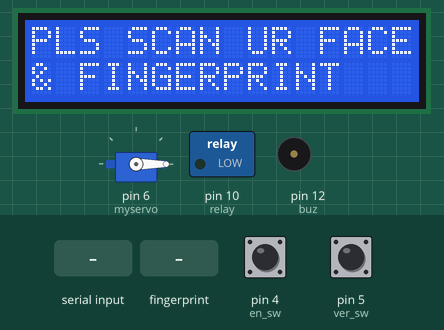
Bench run of a sketch on a simulated Arduino Uno, built with avr-gcc and run on an emulated ATmega328P. Shown: servo, 16×2 character LCD, switched loads named in the sketch (green lamp = pin HIGH), buzzer (waves = sounding, pin HIGH). Inputs (shaded band) come from the test bench; at power-on: pin 5 (ver_sw) HIGH, pin 4 (en_sw) HIGH. What the sketch prints to the serial monitor is not drawn.

Above: at 7.9 s.
8.0 s: "90,45\n" received over Serial
At 10.2 s:
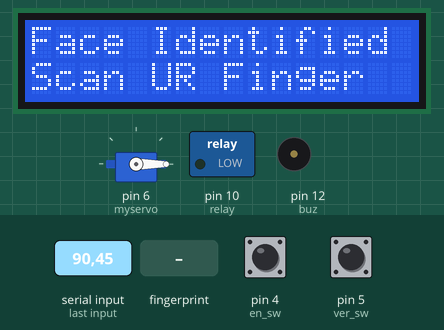
10.5 s: pin 5 (ver_sw) pulled LOW for 0.15 s
At 11.7 s:
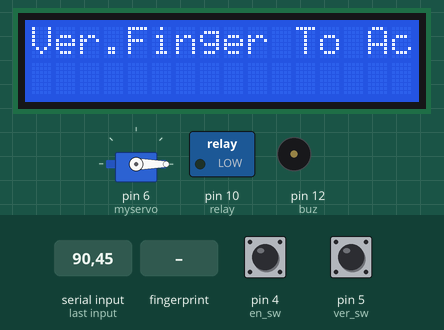
13.6 s: pin 4 (en_sw) pulled LOW for 3.2 s
At 15.5 s:
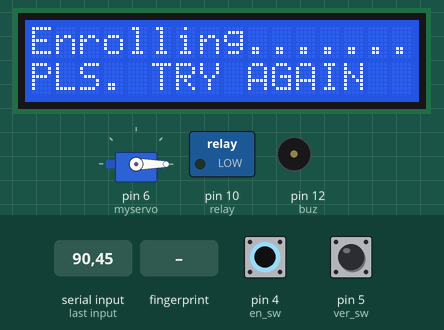
18.3 s: finger stored as number 1 placed on the sensor
At 19.3 s:
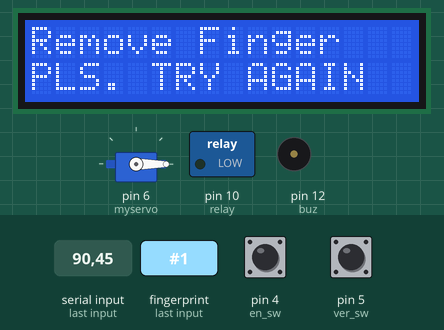
21.3 s: finger stored as number 1 placed on the sensor
At 24.2 s:
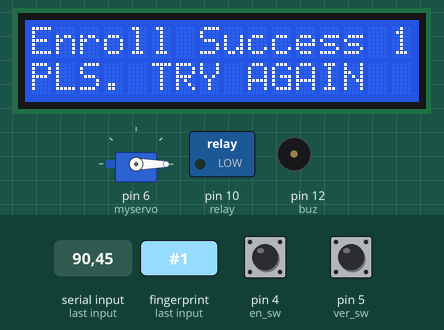
24.3 s: pin 4 (en_sw) pulled LOW for 3.2 s
At 27.8 s:
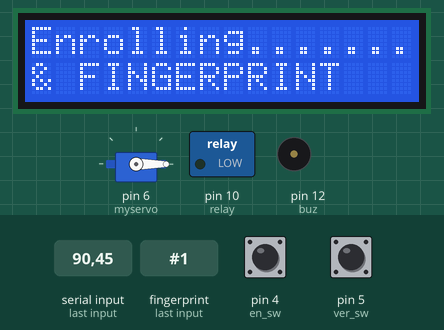
Timing chart, 0 to 29.3 s (numbered marks = the images above; inputs shaded):
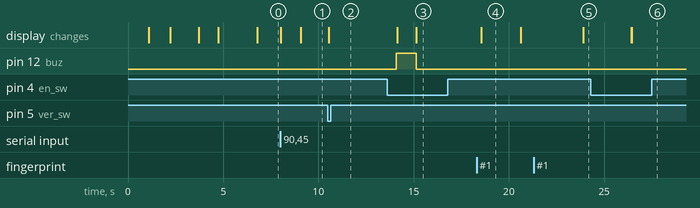

The sketch:

Arduino_Nano.ino
```cpp
//http://portablecamera.local/

#include <Servo.h>
Servo myservo;
int pos = 0, pos_set = 100;
#include <Adafruit_Fingerprint.h>
#include <SoftwareSerial.h>
SoftwareSerial mySerial(3, 2);
#include <Wire.h>
#include <LiquidCrystal_I2C.h>
LiquidCrystal_I2C lcd(0x27, 16, 2);  //3f
unsigned char i = 0;
String MSG = "", Receive_MSG = "", in_str = "", fids = "";
char fid;
#define en_sw 4
#define ver_sw 5
#define buz 12
#define relay 10
Adafruit_Fingerprint finger = Adafruit_Fingerprint(&mySerial);
bool ch_status = false;
int e, v, flag1 = 0, flag2 = 0;
uint8_t id = 0;
int getFingerprintIDez();
int p = -1, fp_scan = 0;


void setup() {
  myservo.attach(6);
  myservo.write(pos);

  pinMode(en_sw, INPUT_PULLUP);
  pinMode(ver_sw, INPUT_PULLUP);
  pinMode(buz, OUTPUT);
  pinMode(relay, OUTPUT);
  Serial.begin(115200);
  lcd.init();
  lcd.backlight();
  lcd.setCursor(4, 0);
  lcd.print(F("WELCOME"));
  lcd.setCursor(0, 1);
  lcd.print(F(" .............. "));
  delay(1000);
  lcd.clear();

  while (!Serial)
    ;
  delay(100);
  Serial.println(F("\n\nAdafruit Fingerprint sensor enrollment & Verify"));
  finger.begin(57600);

  if (finger.verifyPassword()) {
    Serial.println(F("Found fingerprint sensor!"));
    lcd.setCursor(0, 0);
    lcd.print(F("FOUND FP SENSOR "));
    delay(1500);

  } else {
    Serial.println(F("Did not find fingerprint sensor :("));
    lcd.setCursor(0, 0);
    lcd.print(F("FP NOT FOUND  "));
    while (1) { delay(1); }
  }
  if (Serial.available()) {
    fids = Serial.readString();

    if (fids = "WiFi connected") {
      Serial.println("WIFI Connected");
      lcd.clear();
      lcd.setCursor(0, 0);
      lcd.print(F("WiFi Connected"));
      delay(1000);
    }
  }
  lcd.clear();
  delay(1000);
  lcd.setCursor(0, 0);
  lcd.print(F("BIOMETRIC LOCK &"));
  lcd.setCursor(0, 1);
  lcd.print(F("UNLOCK SYSTEM   "));

  lcd_msg();
}

void lcd_msg() {
  flag2 = 0;
  delay(2000);
  lcd.clear();
  lcd.setCursor(0, 0);
  lcd.print(F("PLS SCAN UR FACE"));
  lcd.setCursor(0, 1);
  lcd.print(F("& FINGERPRINT   "));
}

uint8_t readnumber(void) {
  uint8_t num = 0;

  while (num == 0) {
    while (!Serial.available())
      ;
    num = Serial.parseInt();
  }
  return num;
}

void open_close() {
  for (pos = 0; pos <= 100; pos += 1) {
    myservo.write(pos);
    digitalWrite(relay, LOW);
    delay(15);
  }
  delay(2000);
  lcd.setCursor(0, 1);
  lcd.print(F("GATE: OPEN        "));
  delay(500);
  for (pos = 100; pos >= 0; pos -= 1) {
    myservo.write(pos);
    delay(15);
  }
  delay(2000);
  lcd.setCursor(0, 1);
  lcd.print(F("GATE: CLOSE       "));
  flag1 = 0;
  fid = 'z';
  lcd_msg();
  flag2 = 0;
  digitalWrite(relay, HIGH);
}

void loop() {
  e = digitalRead(en_sw);
  v = digitalRead(ver_sw);

  if (e == 0) {
    if (ch_status == false) {
      id++;

      lcd.setCursor(0, 0);
      lcd.print(F("Enrolling......."));
      Serial.print(F("Enrolling ID #"));
      Serial.println(id);
      while (p == -1) {
        p = getFingerprintEnroll();
      }
      ch_status = true;
      p = -1;
    } else {
      ch_status = false;
      p = -1;
    }
  }

  fid;
  if (Serial.available()) {
    fid = Serial.read();
  }
  if (fid == '0' || fid == '1' || fid == '2' || fid == '3' || fid == '4' || fid == '5') {
    Serial.print("Face Identified");
    Serial.println(fid);
    lcd.setCursor(0, 0);
    lcd.print(F("Face Identified "));
    lcd.setCursor(0, 1);
    lcd.print(F("Scan UR Finger  "));
    flag1 = 1;
  } else if (fid == '9') {
    Serial.print("Unknown Face Identified");
    Serial.println(fid);
    lcd.setCursor(0, 0);
    lcd.print(F("Unknown Face    "));
    lcd.setCursor(0, 1);
    lcd.print(F("Identified      "));
    delay(1000);
  }

  if (flag1 == 1 && v == 0) {
    if (flag2 < 3) {
      lcd.setCursor(0, 0);
      lcd.print(F("Ver.Finger To Acc"));
      lcd.setCursor(0, 1);
      lcd.print(F("                   "));
      delay(2000);
      finger.getTemplateCount();
      Serial.print(F("Sensor contains "));
      Serial.print(finger.templateCount);
      Serial.println(F(" templates"));
      Serial.println(F("Waiting for valid finger..."));
      int ID;
      ID = getFingerprintIDez();
      delay(1500);

      if (ID == 1) {
        Serial.println(F("Match Found With ID 1"));
        digitalWrite(buz, 0);
        lcd.setCursor(0, 1);
        lcd.print(F("FP MATCHED USER1  "));
        open_close();
      } else if (ID == 2) {
        Serial.println(F("Match Found With ID 2"));
        digitalWrite(buz, 0);
        lcd.setCursor(0, 1);
        lcd.print(F("FP MATCHED USER2  "));
        open_close();
      } else if (ID == 3) {
        Serial.println(F("Match Found With ID 3"));
        digitalWrite(buz, 0);
        lcd.setCursor(0, 1);
        lcd.print(F("FP MATCHED USER3   "));
        open_close();
      } else if (ID == 4) {
        Serial.println(F("Match Found With ID 4"));
        digitalWrite(buz, 0);
        lcd.setCursor(0, 1);
        lcd.print(F("FP MATCHED USER4   "));
        open_close();
      } else if (ID == 5) {
        Serial.println(F("Match Found With ID 5"));
        digitalWrite(buz, 0);
        lcd.setCursor(0, 1);
        lcd.print(F("FP MATCHED USER5   "));
        open_close();
      } else if (ID == 6) {
        Serial.println(F("Match Found With ID 6"));
        digitalWrite(buz, 0);
        lcd.setCursor(0, 1);
        lcd.print(F("FP MATCHED USER6   "));
        open_close();
      } else {
        flag2++;
        Serial.println(F("Match Not Found"));
        digitalWrite(buz, 1);

        lcd.setCursor(0, 0);
        lcd.print(F("MATCH NOT FOUND  "));
        lcd.setCursor(0, 1);
        lcd.print(F("PLS. TRY AGAIN   "));
        delay(1000);
        digitalWrite(buz, 0);
      }

      if (flag2 == 3) {
        Serial.println("Exceed Limit   ");
        fid = 'z';
        lcd.setCursor(0, 0);
        lcd.print(F("Exceed FPrint   "));
        lcd.setCursor(0, 1);
        lcd.print(F("Scan Limit      "));
        lcd_msg();
      }
    }
  }
}


uint8_t getFingerprintEnroll() {


  Serial.print(F("Waiting for valid finger to enroll as #"));
  Serial.println(id);
  while (p != FINGERPRINT_OK) {
    p = finger.getImage();
    switch (p) {
      case FINGERPRINT_OK:
        Serial.println(F("Image taken"));
        break;
      case FINGERPRINT_NOFINGER:
        Serial.println(F("."));
        break;
      case FINGERPRINT_PACKETRECIEVEERR:
        Serial.println(F("Communication error"));
        break;
      case FINGERPRINT_IMAGEFAIL:
        Serial.println(F("Imaging error"));
        break;
      default:
        Serial.println(F("Unknown error"));
        break;
    }
  }


  p = finger.image2Tz(1);
  switch (p) {
    case FINGERPRINT_OK:
      Serial.println(F("Image converted"));
      break;
    case FINGERPRINT_IMAGEMESS:
      Serial.println(F("Image too messy"));
      return p;
    case FINGERPRINT_PACKETRECIEVEERR:
      Serial.println(F("Communication error"));
      return p;
    case FINGERPRINT_FEATUREFAIL:
      Serial.println(F("Could not find fingerprint features"));
      return p;
    case FINGERPRINT_INVALIDIMAGE:
      Serial.println(F("Could not find fingerprint features"));
      return p;
    default:
      Serial.println(F("Unknown error"));
      return p;
  }

  Serial.println(F("Remove finger"));
  lcd.setCursor(0, 0);
  lcd.print(F("Remove Finger   "));
  delay(2000);
  p = 0;
  while (p != FINGERPRINT_NOFINGER) {
    p = finger.getImage();
  }
  Serial.print(F("ID "));
  Serial.println(id);
  p = -1;
  Serial.println(F("Place same finger again"));
  // lcd.clear();
  lcd.setCursor(0, 0);
  lcd.print(F("Put Finger Again"));
  delay(3000);
  while (p != FINGERPRINT_OK) {
    p = finger.getImage();
    switch (p) {
      case FINGERPRINT_OK:
        Serial.println(F("Image taken"));
        break;
      case FINGERPRINT_NOFINGER:
        Serial.print(F("."));
        break;
      case FINGERPRINT_PACKETRECIEVEERR:
        Serial.println(F("Communication error"));
        break;
      case FINGERPRINT_IMAGEFAIL:
        Serial.println(F("Imaging error"));
        break;
      default:
        Serial.println(F("Unknown error"));
        break;
    }
  }


  p = finger.image2Tz(2);
  switch (p) {
    case FINGERPRINT_OK:
      Serial.println(F("Image converted"));
      break;
    case FINGERPRINT_IMAGEMESS:
      Serial.println(F("Image too messy"));
      return p;
    case FINGERPRINT_PACKETRECIEVEERR:
      Serial.println(F("Communication error"));
      return p;
    case FINGERPRINT_FEATUREFAIL:
      Serial.println(F("Could not find fingerprint features"));
      return p;
    case FINGERPRINT_INVALIDIMAGE:
      Serial.println(F("Could not find fingerprint features"));
      return p;
    default:
      Serial.println(F("Unknown error"));
      return p;
  }

  Serial.print(F("Creating model for #"));
  Serial.println(id);

  p = finger.createModel();
  if (p == FINGERPRINT_OK) {
    Serial.println(F("Prints matched!"));
  } else if (p == FINGERPRINT_PACKETRECIEVEERR) {
    Serial.println(F("Communication error"));
    return p;
  } else if (p == FINGERPRINT_ENROLLMISMATCH) {
    Serial.println(F("Fingerprints did not matches"));
    delay(1000);
    lcd.setCursor(0, 0);
    lcd.print(F("FAIL TO ENROLL  "));
    id--;
    delay(1500);
    return p;
    lcd_msg();
  } else {
    Serial.println(F("Unknown error"));
    return p;
  }

  Serial.print(F("ID "));
  Serial.println(id);
  p = finger.storeModel(id);
  if (p == FINGERPRINT_OK) {
    Serial.println(F("Stored!"));
    //   lcd.clear();
    lcd.setCursor(0, 0);
    lcd.print(F("Enroll Success "));
    lcd.print(id);
    delay(500);
    lcd_msg();
    return p;

  } else if (p == FINGERPRINT_PACKETRECIEVEERR) {
    Serial.println(F("Communication error"));
    return p;
  } else if (p == FINGERPRINT_BADLOCATION) {
    Serial.println(F("Could not store in that location"));
    return p;
  } else if (p == FINGERPRINT_FLASHERR) {
    Serial.println(F("Error writing to flash"));
    return p;
  } else {
    Serial.println(F("Unknown error"));
    return p;
  }
}

uint8_t getFingerprintID() {
  uint8_t p = finger.getImage();
  switch (p) {
    case FINGERPRINT_OK:
      Serial.println(F("Image taken"));
      lcd.setCursor(0, 1);
      lcd.print(F("Image Taken"));
      break;
    case FINGERPRINT_NOFINGER:
      Serial.println(F("No finger detected"));
      lcd.setCursor(0, 1);
      lcd.print(F("NO FINGER      "));
      return p;
    case FINGERPRINT_PACKETRECIEVEERR:
      Serial.println(F("Communication error"));
      return p;
    case FINGERPRINT_IMAGEFAIL:
      Serial.println(F("Imaging error"));
      return p;
    default:
      Serial.println(F("Unknown error"));
      return p;
  }


  p = finger.image2Tz();
  switch (p) {
    case FINGERPRINT_OK:
      Serial.println(F("Image converted"));
      break;
    case FINGERPRINT_IMAGEMESS:
      Serial.println(F("Image too messy"));
      return p;
    case FINGERPRINT_PACKETRECIEVEERR:
      Serial.println(F("Communication error"));
      return p;
    case FINGERPRINT_FEATUREFAIL:
      Serial.println(F("Could not find fingerprint features"));
      return p;
    case FINGERPRINT_INVALIDIMAGE:
      Serial.println(F("Could not find fingerprint features"));
      return p;
    default:
      Serial.println(F("Unknown error"));
      return p;
  }

  p = finger.fingerFastSearch();
  if (p == FINGERPRINT_OK) {
    Serial.println(F("Found a print match!"));
  } else if (p == FINGERPRINT_PACKETRECIEVEERR) {
    Serial.println(F("Communication error"));
    return p;
  } else if (p == FINGERPRINT_NOTFOUND) {
    Serial.println(F("Did not find a match"));
    return p;
  } else {
    Serial.println(F("Unknown error"));
    return p;
  }

  Serial.print(F("Found ID #"));
  Serial.print(finger.fingerID);
  Serial.print(F(" with confidence of "));
  Serial.println(finger.confidence);

  return finger.fingerID;
}

int getFingerprintIDez() {
  uint8_t p = finger.getImage();
  if (p != FINGERPRINT_OK) return -1;

  p = finger.image2Tz();
  if (p != FINGERPRINT_OK) return -1;

  p = finger.fingerFastSearch();
  if (p != FINGERPRINT_OK) return -1;

  Serial.print(F("Found ID #"));
  Serial.print(finger.fingerID);
  Serial.print(F(" with confidence of "));
  Serial.println(finger.confidence);
  return finger.fingerID;
}
```

Measured:
- after the input at 8.0 s, the display: first changes at once (image 1 shows a later state)
- after the input at 10.5 s, the display: changes at once (image 2)
- after the input at 13.6 s, the display: first differs from a run without the input after 1.5 s (image 3)
- after the input at 18.3 s, the display: changes after 0.24 s (image 4)
- after the input at 21.3 s, the display: changes after 2.6 s (image 5)
- after the input at 24.3 s, the display: first differs from a run without the input after 2.1 s (image 6)
- what the display in image 4 shows lasts 2.1 s, from 18.5 s to 20.6 s
